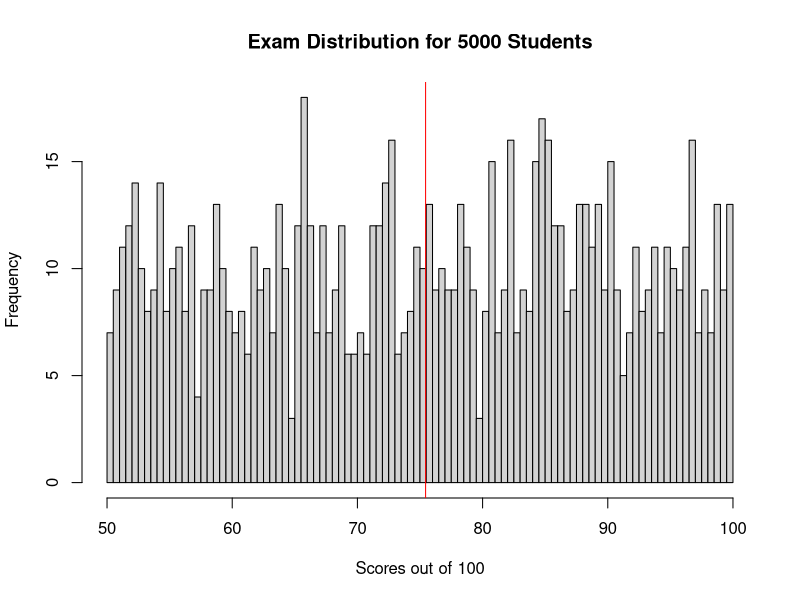

The R script that drew this image:
## ---- chunk 1
knitr::opts_chunk$set(echo = TRUE)
library(stats)
## ---- chunk 2
test_dist <- runif(1000, 50, 100)
mean_score <- mean(test_dist)
hist(test_dist, 
     main = 'Exam Distribution for 5000 Students',
     xlab = 'Scores out of 100',
     breaks = 100)
abline(v=mean_score,col="red")
## ---- chunk 3
# Function takes the sample size N, the number of sampling repetitions to complete and distribution to sample from

sampl <- function(n, reps, dist) {
  sample_dist <- c(rep(c(sample(dist, n)), reps))
  sample_means <- lapply(sample_dist, mean)
  return(c(sample_dist, sample_means))
}
## ---- chunk 4
means <- rep(mean(sample(test_dist, 3)), 10)
